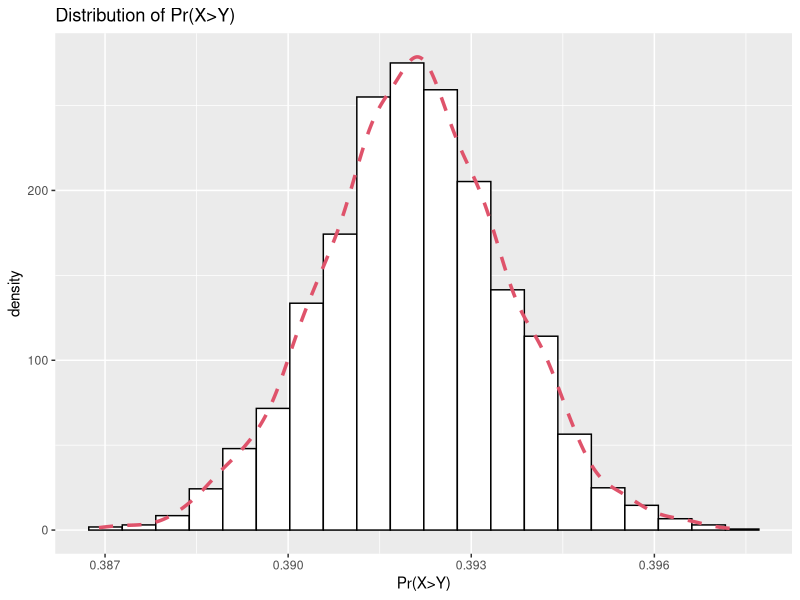
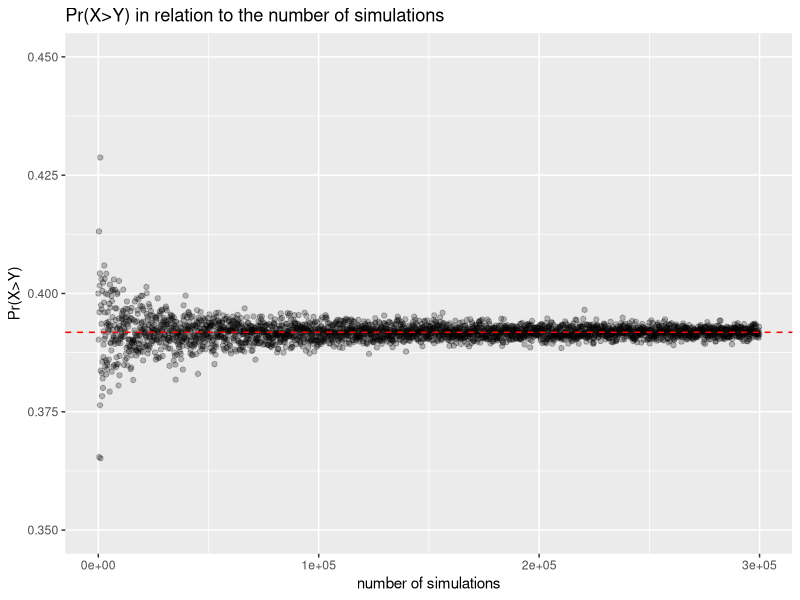
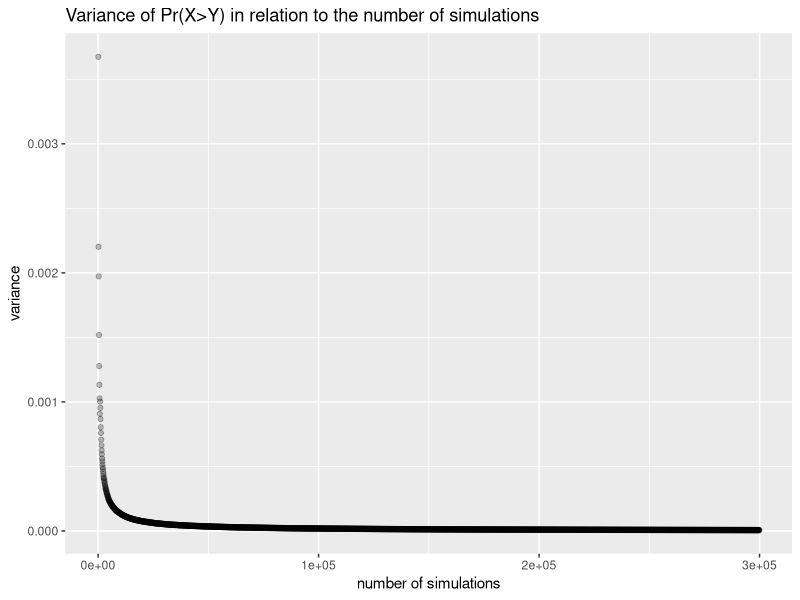

Generate these figures, in order, with R: (Note: a time limit stopped this script after it produced the figures.)
## ---- chunk 1

library(tidyverse)
library(parallel)

## ---- chunk 2



probability_calculator <- function(n) {

  X <- rnorm(n, mean = 4, sd = sqrt(10))
  Y <- runif(n, min = 2, max = 8)

  # Calculating Pr(X>Y)
  Pr_hat <- sum(X > Y) / n
  
  output <- list(X = X,
                 Y = Y, 
                 Pr_hat = Pr_hat)
  
  return(output)
}


results <- probability_calculator(100000)

print(results[3])

## ---- chunk 3
# creating function for bootstrap, using 8 cores (for completeness only).
bootstrap_multicore <- function(n_straps, vec1 = X, vec2 = Y) {
prob_vector <- unlist(mclapply(1:n_straps, function(n = n, vec1 = X, vec2 = Y) {
  resX <- vec1[sample(1 : length(vec1), length(vec1), replace = TRUE)]
  resY <- vec2[sample(1 : length(vec2), length(vec2), replace = TRUE)]
  
  Prob <- sum(resX > resY) / length(resX)
  return(Prob)
}, mc.cores = 8))
return(prob_vector)
}

## ---- chunk 4
# set seed for reproducibility

rm(.Random.seed)

X <- unlist(results[1])
Y <- unlist(results[2])

#!!! as I use 10,000 bootstraps, computation can take some time!!!
prob_vec <- bootstrap_multicore(n_straps = 3000) 


## ---- chunk 5
quantile(prob_vec, c(0.025, 0.5, 0.975))
## ---- chunk 6
df_probabilities <- as.data.frame(prob_vec)

df_probabilities %>% 
ggplot(aes(x = prob_vec)) +
  geom_histogram(aes (y = ..density..),
                 bins = 20,
                 colour = 1,
                 fill = "white")+
  geom_density(lwd = 1.2,
               linetype = 2,
               colour = 2)+
  xlab("Pr(X>Y)")+
  ggtitle("Distribution of Pr(X>Y)")
  
## ---- chunk 7

rm(.Random.seed)
n_deviates <- seq(5, 300000, by = 100)

prob <- unlist(mclapply(n_deviates, function(i) {
  
    x <- rnorm(i, mean = 4, sd = sqrt(10))
    y <- runif(i, min = 2, max = 8)
    
    prob <- sum(x>y) / length(x)
    deviates <- i
    

    
    return(prob)

}, mc.cores = 8, mc.set.seed = TRUE)
)


  
## ---- chunk 8
results_1.3 <- data.frame(prob, n_deviates)


results_1.3 %>% 
  ggplot(aes(x = n_deviates, y = prob)) +
  geom_point(alpha = 1/4)+
  geom_hline(yintercept = median(prob), colour = "red", lty='dashed', lwd=0.5)+
  ylab("Pr(X>Y)")+
  xlab("number of simulations")+
  ggtitle("Pr(X>Y) in relation to the number of simulations")+
  ylim(c(0.35, 0.45))
## ---- chunk 9

variance <- c()

for (i in 1 : (length(prob) - 1)) {
  variance[i] <- var(prob[1 : (i + 1)])
}

results_1.3.2 <- data.frame(variance, n_deviates[2:3000])

results_1.3.2 %>% 
  ggplot(aes(x = n_deviates.2.3000., y = variance))+
  geom_point(alpha = 1/4)+
  ylab("variance")+
  xlab("number of simulations")+
  ggtitle("Variance of Pr(X>Y) in relation to the number of simulations")
  

## ---- chunk 10
# function for simulating the tournament
tournament_sim <- function(p_win) {
  p_loss <- 1 - p_win #loss rate
  outcome <- c("win", "loss") 
  results_storage <- c() #empty vector for storing match results

# as you never play more than 9 games 
# (6 wins + 3 losses (=9) or 2 losses and 7 wins (=9))
for (i in 1 : 9) {
  
  # simulating matches with sampling from c("win", "loss") with given
  # probabilities and replacement. 
  # Adding the result to storage vector.
  results_storage <- c(sample(outcome, size = 1,
                            replace = TRUE,
                            prob = c(p_win, p_loss)), results_storage)
  
  # Conditions for winning or loosing the tournament  
    if (length(results_storage[results_storage == "win"]) == 7) {
      break
    }
  
    if (length(results_storage[results_storage == "loss"]) == 3) {
      break
   }
  }

  
  
  true_winrate <- (sum(str_count(results_storage, pattern = "win")) / 
                     length(results_storage))
  
  #binding output together as a list
  output <- list(played_matches = length(results_storage),
                 overview = table(results_storage),
                 true_winrate = true_winrate)
  
  return(output)
}
## ---- chunk 11
# declaring p
p <- 0.6


#simulations one tournament
results <- tournament_sim(p_win = p)
## ---- chunk 12
results$overview
## ---- chunk 13
results$played_matches
## ---- chunk 14
results$true_winrate
## ---- chunk 15
# win rates
win_rates <- seq(from = 0.1, to = 0.90, by = 0.1)

## ---- chunk 16

rm(.Random.seed)


tournament_stats <- function(n, rates = win_rates) {
  store <- matrix(nrow = length(rates), ncol=n)

for (i in 1 : length(rates)) {
  prob <- rates[i]
  
store[i,] <- unlist(mclapply(1:n, function(i){
  as.integer(tournament_sim(p_win = prob)[1])
  }, mc.cores = 8))
}
  return(store)
}





## ---- chunk 17
table_n_matches <- tournament_stats(n = 10000)
## ---- chunk 18
# Generating a bootstrap function 

bootstrap_nmatches <- function(n_straps, store){
    avg_matches <- matrix(nrow = 9, ncol = n_straps)

    for (j in 1 : 9){

      #bootstrap and calculate the mean of each bootstrap sample
      avg_matches[j,] <- unlist(mclapply(1 : n_straps, function(i){
      median(store[j, sample(1 : dim(store)[2], size = dim(store)[2], 
                             replace = TRUE)])
      }, mc.cores = 8))
    }
    
    
    
    
    substore <- rep(NA, 9)
    for (i in 1 : 9) {
    substore[i] <- median(avg_matches[i,])  
    }

    output <- data.frame(Prob = seq(from = 0.1, to = 0.90, by = 0.1),
                         games_on_average = substore)
    
    return(output)
}



## ---- chunk 19
rm(.Random.seed)

results_2.1 <- bootstrap_nmatches(1000, table_n_matches)

print(results_2.1)

## ---- chunk 20

rm(.Random.seed)


# Beschriften der Achsen !!!

results_2.1 %>% 
  ggplot(aes(x = Prob, y = games_on_average))+
  geom_point()+
  ylim(c(0,9))
